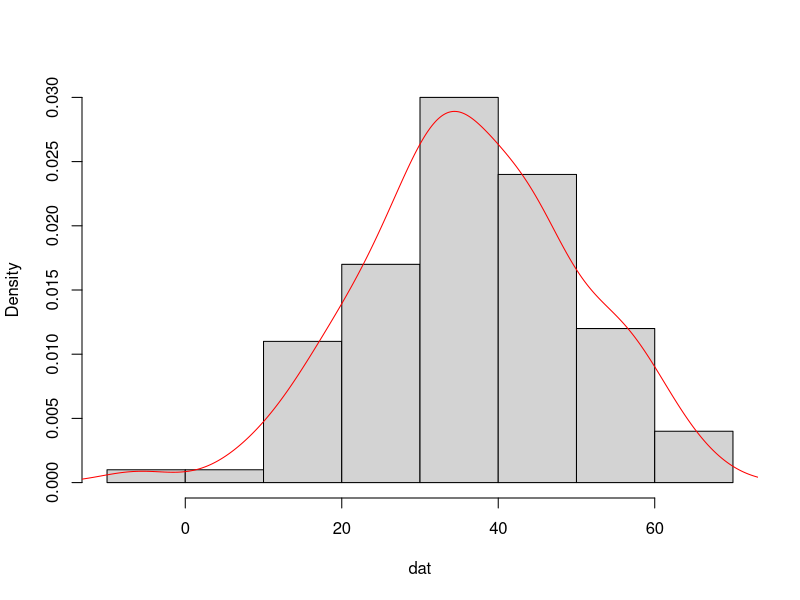
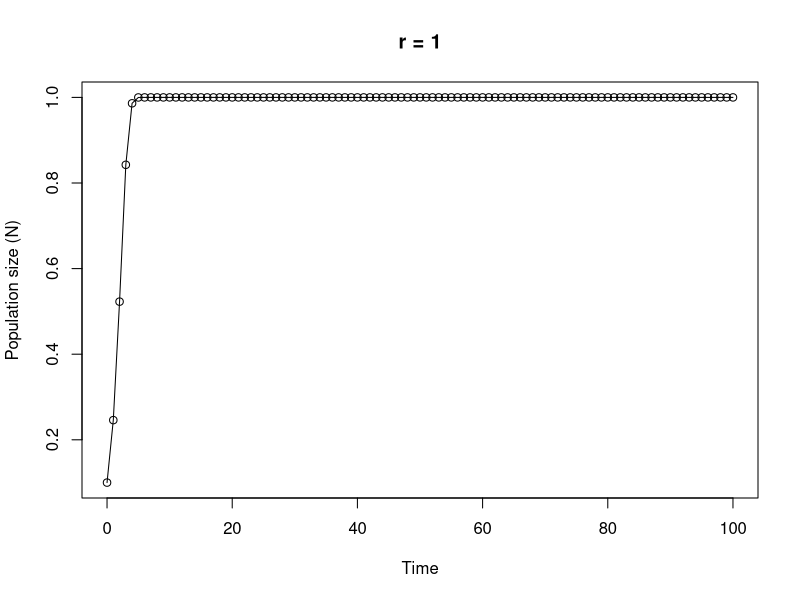

Write the R code that produced these figures, in order.
## ----Q1, results = 'asis'---------------------------------------------------------------------------------------------------------------

# area of a circle
# the equation to calculate the area of a circle is pi * radius^2

circle.area <- function(d){ 
	pi * (d/2)^2
}

# to use your new function

circle.area(10)
# [1] 78.53982

# to test on a vector of diameters
# first create a vector with diameters ranging from 0 to 50 in steps of 10

cir.diam <- seq(from = 0, to = 50, by = 10)

# test your function

circle.area(cir.diam)
# [1]    0.00000   78.53982  314.15927  706.85835 1256.63706 1963.49541


## ----Q2, tidy = TRUE--------------------------------------------------------------------------------------------------------------------

far.cent <- function(a){
	val <- (a-32)*5/9
	print(paste("Fahrenheit: ", round(a, digits = 3), "oF",sep = " "), quote = FALSE)# round 3dp
	print(paste("Centigrade: ", round(val, digits = 3), "oC", sep = " "), quote = FALSE)# round 3dp
}

# alternative Fahrenheit to centigrade using cat function

far.cent2 <- function(a){
	val <- (a - 32) * 5/9	#calculation
	cat("Fahrenheit: ", round(a, digits = 3), "oF", "\n")   # use cat function
	cat("Centigrade: ", round(val, digits = 3), "oC", "\n")   
}



## ----Q3---------------------------------------------------------------------------------------------------------------------------------

# Create a vector of normally distributed data
# length 100, mean 35 and standard deviation of 29

vals <- rnorm(100, 35, 15)	# create some norm dist data mean 35, sd = 15

summary.fun <- function(dat){
	mymean <- round(mean(dat), digits = 4)      	# calc mean
	mymedian <- round(median(dat), digits = 4)    # calc median
	mymin <- round(min(dat), digits = 4)          # calc min
	mymax <- round(max(dat), digits = 4)          # calc max
	print(paste("mean:", mymean, sep = " "), quote = FALSE)     # print mean
	print(paste("median:", mymedian, sep = " "), quote = FALSE)     # print median
	print(paste("range:", "from:", mymin, "to", mymax, sep = " "), quote = FALSE) 
	dens <- density(dat)                          # estimate density curve
	hist(dat, main = "",type = "l",freq = FALSE)  # plot histogram
	lines(dens, lty = 1, col = "red")             # plot density curve
}

# use the function
summary.fun(vals)


## ----Q4---------------------------------------------------------------------------------------------------------------------------------

# calculate a median

ourmedian <- function(x){
	n <- length(x)
	if (n %% 2 == 1)      # odd numbers
	  sort(x)[(n + 1)/2]  # find the middle number by adding 1 to length and div 2
	else {                # even numbers
	  middletwo <- sort(x)[(n/2) + 0:1]   #find the two middle numbers
	  mean(middletwo)
	  }
}

# use the function
mydat <- sample(1:50, size = 10, replace = TRUE )

# our function
ourmedian(mydat)

# R median function
median(mydat)


## ----Q5, tidy = TRUE--------------------------------------------------------------------------------------------------------------------

# function to simulate Ricker model

Ricker.model <- function(nzero, r, time, K=1){     # sets initial parameters
  N <- numeric(time + 1)    # creates a real vector of length time+1 to store values of Nt+1
  N[1] <- nzero             # sets initial population size in first element of N
  for (i in 1:time) {				# loops over time
      N[i+1] <- N[i]*exp(r*(1 - N[i]/K))    
  }
  Time <- 0:time   					 # creates vector for x axis
  plot(Time, N, type = "o", xlim = c(0, time), xlab = "Time", ylab = "Population size (N)", main = paste("r =", r, sep=" "))   # plots     output
}

# To run
# play around with the different parameters, especially r
Ricker.model(nzero=0.1,r=1,time=100)
